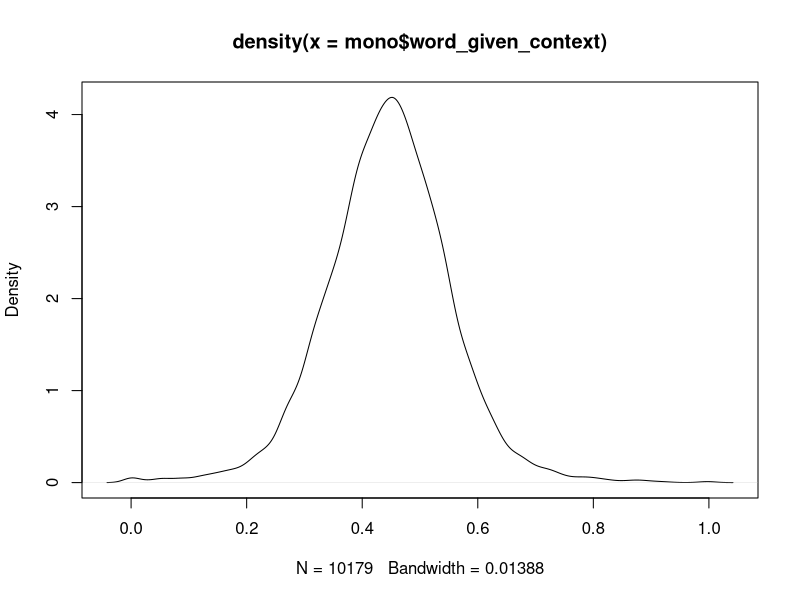
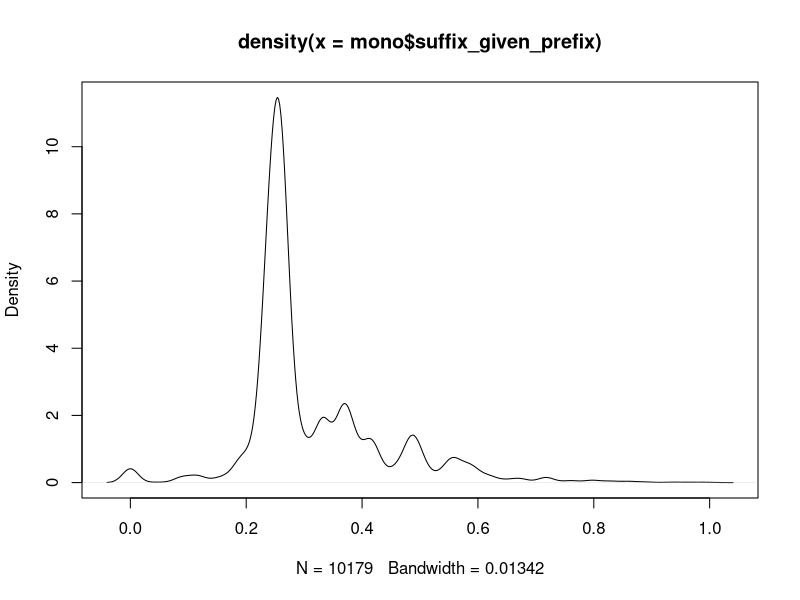
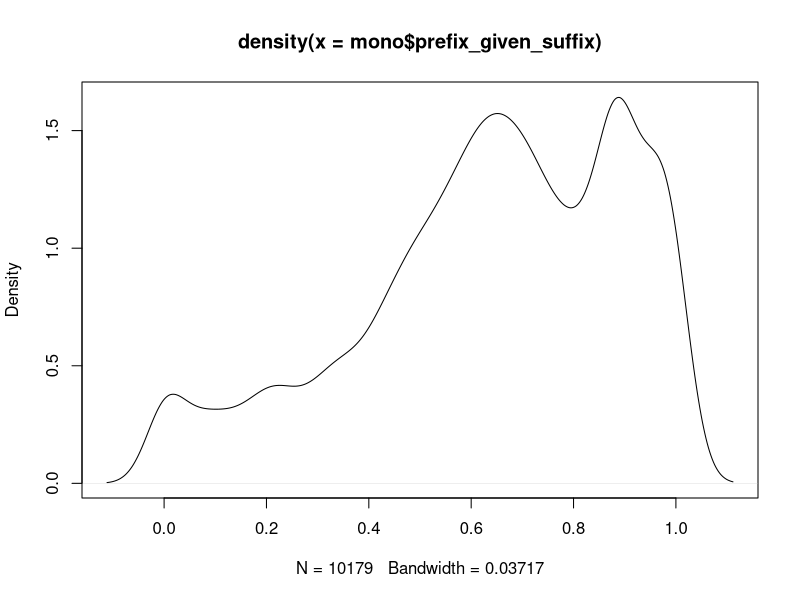
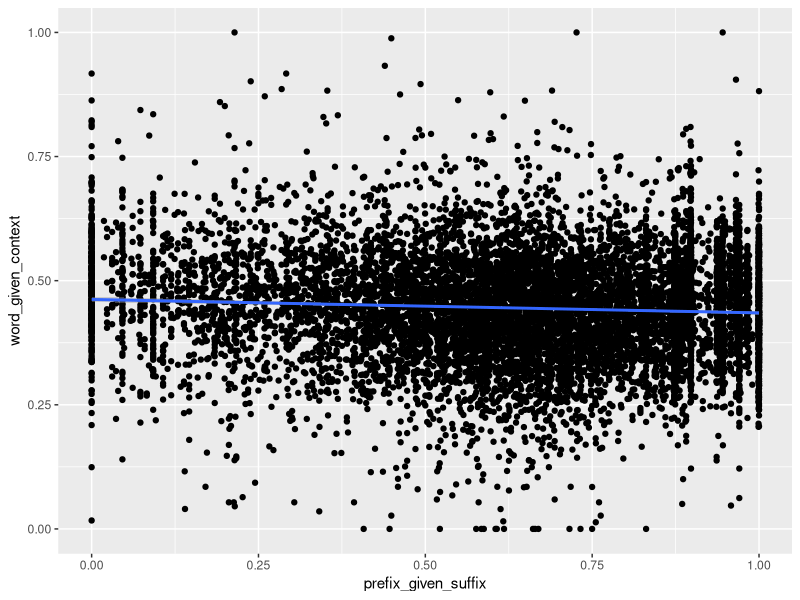
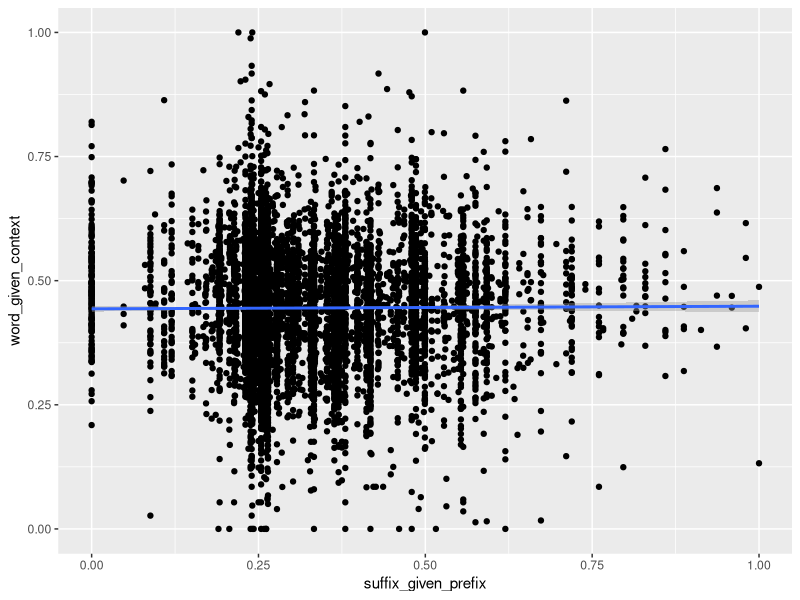
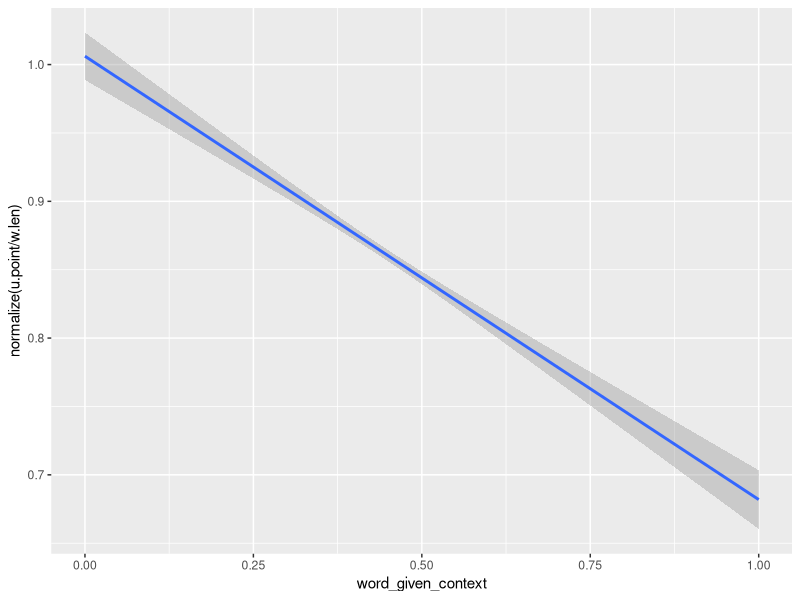
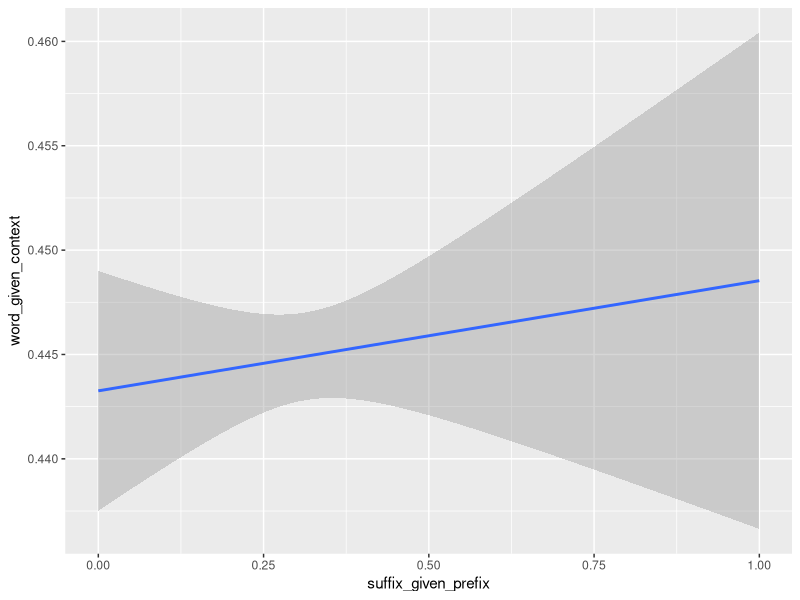
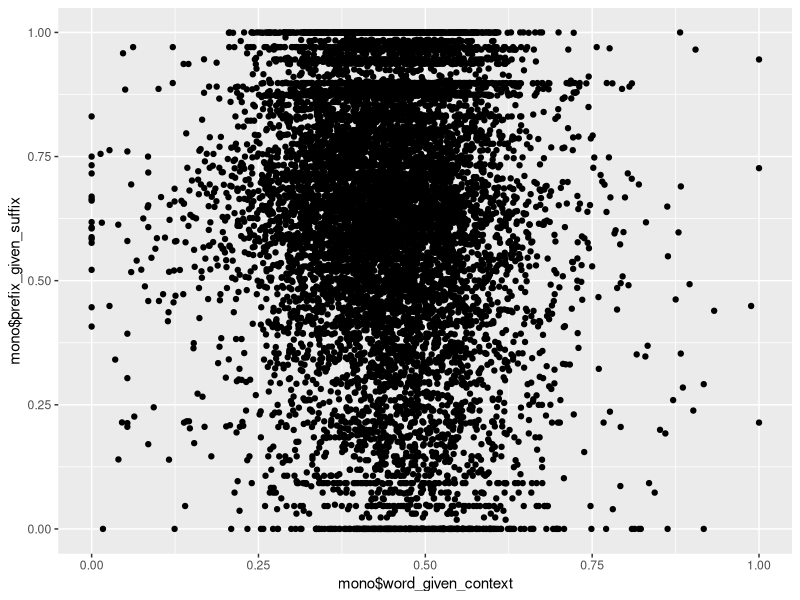

R code for these plots, in order:
library("ggplot2")

# normalizes all values given in vector 'x' to be between 0,1
normalize <- function(x){
  xmin = min(x)
  xmax = max(x)
  y = (x-xmin)/(xmax-xmin)
  return(y)
}

nlm <- function(x, y){
  return(lm(normalize(y)~normalize(x)))
  
}

d<-read.csv("up.3.saved.txt",sep = "\t")

d$w.len <- nchar(as.character(d$phones))
d$pre.len <-nchar(as.character(d$prefix))
d$suf.len <-nchar(as.character(d$suffix))

d$word_given_context = normalize(d$word_info)
d$prefix_given_suffix = normalize(d$prefix_info)
d$suffix_given_prefix = normalize(d$suffix_info)

# because it's based off of index in Python, 0 is first character, etc
d$u.point = d$u.point + 1
#d$word_given_context = log1p(d$word_info)
#d$prefix_given_suffix = log1p(d$prefix_info)
#d$suffix_given_prefix = log1p(d$suffix_info)



mono <- subset(d, morpheme_count == 0)

plot(density(mono$word_given_context))
plot(density(mono$suffix_given_prefix))
plot(density(mono$prefix_given_suffix))

# MORE surprising the word, LESS surprising the prefix
summary(lm(mono$word_given_context ~ mono$prefix_given_suffix))
# MORE surprising the word, MORE surprising the suffix
# NOT signif
summary(lm(mono$word_given_context ~ mono$suffix_given_prefix))

ggplot(mono, aes(prefix_given_suffix, word_given_context)) +
  geom_point() + geom_smooth(method="lm")

ggplot(mono, aes(suffix_given_prefix, word_given_context)) +
  geom_point() + geom_smooth(method="lm")

ggplot(mono, aes(x= word_given_context, y = normalize(u.point/w.len))) +
  geom_smooth(method="lm")
summary(lm(normalize(mono$u.point_mass/mono$u.point) ~ mono$word_given_context))

ggplot(mono, aes(suffix_given_prefix, word_given_context)) + 
  geom_smooth(method="lm")

qplot(mono$word_given_context, mono$prefix_given_suffix)

ggplot(mono, aes(x = normalize(w.len), y = normalize(suffix_info))) +
  geom_point()
summary(lm(mono$suffix_info ~ mono$w.len))

